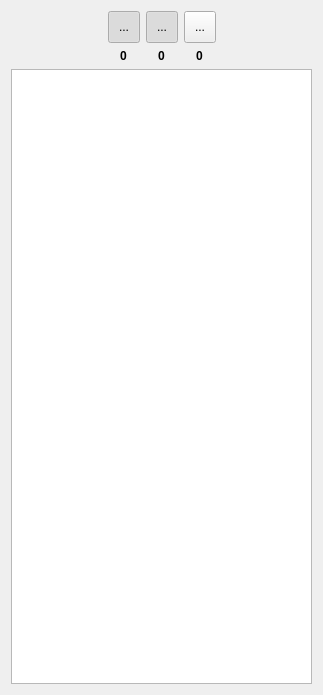
<?xml version="1.0" encoding="UTF-8"?>
<ui version="4.0">
 <class>OnlineManagerWidget</class>
 <widget class="QWidget" name="OnlineManagerWidget">
  <property name="geometry">
   <rect>
    <x>0</x>
    <y>0</y>
    <width>323</width>
    <height>695</height>
   </rect>
  </property>
  <property name="windowTitle">
   <string>Form</string>
  </property>
  <layout class="QVBoxLayout" name="verticalLayout">
   <property name="sizeConstraint">
    <enum>QLayout::SetMinAndMaxSize</enum>
   </property>
   <item>
    <layout class="QGridLayout" name="gridLayout">
     <item row="1" column="3" alignment="Qt::AlignHCenter">
      <widget class="QLabel" name="lblDevicesNum">
       <property name="sizePolicy">
        <sizepolicy hsizetype="Maximum" vsizetype="Maximum">
         <horstretch>0</horstretch>
         <verstretch>0</verstretch>
        </sizepolicy>
       </property>
       <property name="font">
        <font>
         <pointsize>9</pointsize>
         <bold>true</bold>
        </font>
       </property>
       <property name="text">
        <string>0</string>
       </property>
      </widget>
     </item>
     <item row="0" column="3">
      <widget class="QToolButton" name="btnFilterDevices">
       <property name="minimumSize">
        <size>
         <width>32</width>
         <height>32</height>
        </size>
       </property>
       <property name="maximumSize">
        <size>
         <width>32</width>
         <height>32</height>
        </size>
       </property>
       <property name="cursor">
        <cursorShape>PointingHandCursor</cursorShape>
       </property>
       <property name="toolTip">
        <string>Filtrer appareils</string>
       </property>
       <property name="text">
        <string>...</string>
       </property>
       <property name="icon">
        <iconset resource="../../resources/TeraClient.qrc">
         <normaloff>:/icons/device.png</normaloff>:/icons/device.png</iconset>
       </property>
       <property name="iconSize">
        <size>
         <width>24</width>
         <height>24</height>
        </size>
       </property>
       <property name="checkable">
        <bool>true</bool>
       </property>
       <property name="checked">
        <bool>false</bool>
       </property>
      </widget>
     </item>
     <item row="0" column="2">
      <widget class="QToolButton" name="btnFilterUsers">
       <property name="minimumSize">
        <size>
         <width>32</width>
         <height>32</height>
        </size>
       </property>
       <property name="maximumSize">
        <size>
         <width>32</width>
         <height>32</height>
        </size>
       </property>
       <property name="cursor">
        <cursorShape>PointingHandCursor</cursorShape>
       </property>
       <property name="toolTip">
        <string>Filtrer utilisateurs</string>
       </property>
       <property name="text">
        <string>...</string>
       </property>
       <property name="icon">
        <iconset resource="../../resources/TeraClient.qrc">
         <normaloff>:/icons/software_user.png</normaloff>:/icons/software_user.png</iconset>
       </property>
       <property name="iconSize">
        <size>
         <width>20</width>
         <height>20</height>
        </size>
       </property>
       <property name="checkable">
        <bool>true</bool>
       </property>
       <property name="checked">
        <bool>true</bool>
       </property>
      </widget>
     </item>
     <item row="0" column="1">
      <widget class="QToolButton" name="btnFilterParticipants">
       <property name="minimumSize">
        <size>
         <width>32</width>
         <height>32</height>
        </size>
       </property>
       <property name="maximumSize">
        <size>
         <width>32</width>
         <height>32</height>
        </size>
       </property>
       <property name="cursor">
        <cursorShape>PointingHandCursor</cursorShape>
       </property>
       <property name="toolTip">
        <string>Filtrer participants</string>
       </property>
       <property name="text">
        <string>...</string>
       </property>
       <property name="icon">
        <iconset resource="../../resources/TeraClient.qrc">
         <normaloff>:/icons/patient.png</normaloff>:/icons/patient.png</iconset>
       </property>
       <property name="iconSize">
        <size>
         <width>24</width>
         <height>24</height>
        </size>
       </property>
       <property name="checkable">
        <bool>true</bool>
       </property>
       <property name="checked">
        <bool>true</bool>
       </property>
      </widget>
     </item>
     <item row="1" column="2" alignment="Qt::AlignHCenter">
      <widget class="QLabel" name="lblUsersNum">
       <property name="sizePolicy">
        <sizepolicy hsizetype="Maximum" vsizetype="Maximum">
         <horstretch>0</horstretch>
         <verstretch>0</verstretch>
        </sizepolicy>
       </property>
       <property name="font">
        <font>
         <pointsize>9</pointsize>
         <bold>true</bold>
        </font>
       </property>
       <property name="text">
        <string>0</string>
       </property>
      </widget>
     </item>
     <item row="1" column="1" alignment="Qt::AlignHCenter">
      <widget class="QLabel" name="lblParticipantsNum">
       <property name="sizePolicy">
        <sizepolicy hsizetype="Maximum" vsizetype="Maximum">
         <horstretch>0</horstretch>
         <verstretch>0</verstretch>
        </sizepolicy>
       </property>
       <property name="font">
        <font>
         <pointsize>9</pointsize>
         <bold>true</bold>
        </font>
       </property>
       <property name="text">
        <string>0</string>
       </property>
      </widget>
     </item>
     <item row="0" column="4">
      <spacer name="horizontalSpacer_5">
       <property name="orientation">
        <enum>Qt::Horizontal</enum>
       </property>
       <property name="sizeHint" stdset="0">
        <size>
         <width>40</width>
         <height>20</height>
        </size>
       </property>
      </spacer>
     </item>
     <item row="0" column="0">
      <spacer name="horizontalSpacer">
       <property name="orientation">
        <enum>Qt::Horizontal</enum>
       </property>
       <property name="sizeHint" stdset="0">
        <size>
         <width>40</width>
         <height>20</height>
        </size>
       </property>
      </spacer>
     </item>
    </layout>
   </item>
   <item>
    <widget class="QTreeWidget" name="treeOnline">
     <property name="editTriggers">
      <set>QAbstractItemView::NoEditTriggers</set>
     </property>
     <property name="showDropIndicator" stdset="0">
      <bool>false</bool>
     </property>
     <property name="selectionMode">
      <enum>QAbstractItemView::NoSelection</enum>
     </property>
     <property name="iconSize">
      <size>
       <width>24</width>
       <height>24</height>
      </size>
     </property>
     <attribute name="headerVisible">
      <bool>false</bool>
     </attribute>
     <column>
      <property name="text">
       <string>Items</string>
      </property>
     </column>
    </widget>
   </item>
  </layout>
 </widget>
 <resources>
  <include location="../../resources/TeraClient.qrc"/>
 </resources>
 <connections/>
</ui>
